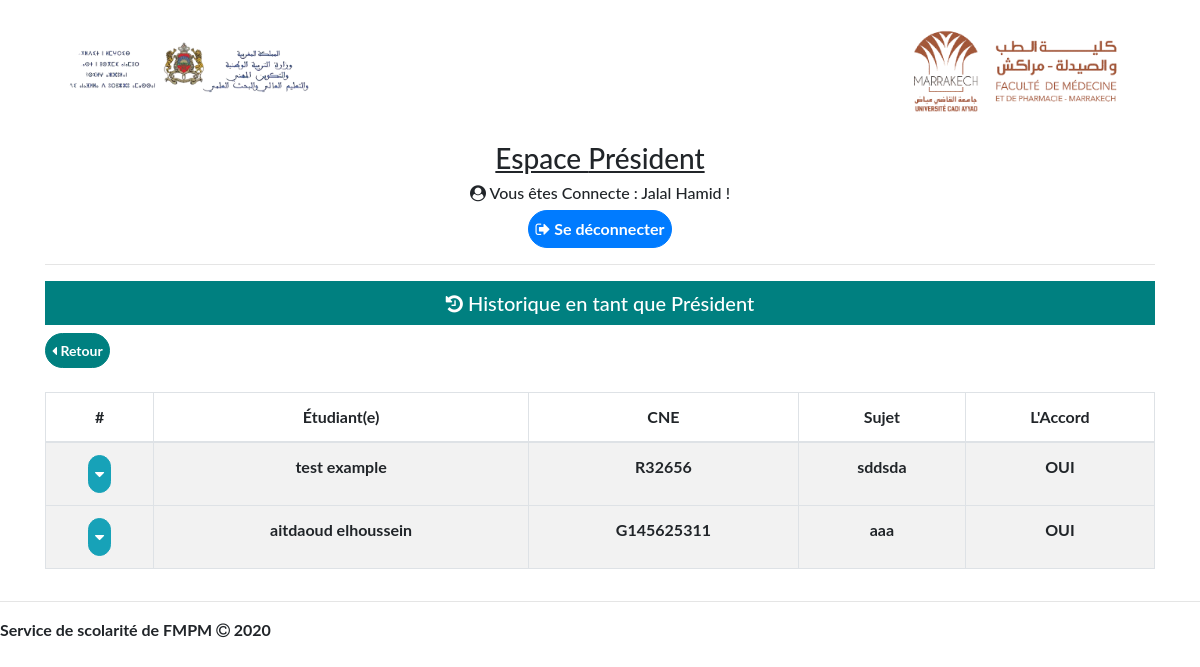
The app's page /historique.php?who=2 (signed in) with its own data.
### tables this page shows
CREATE TABLE `soutenance` (
  `soutenance_id` int(11) NOT NULL,
  `date_depot_sujet` date NOT NULL,
  `directeur` int(11) NOT NULL,
  `intitule_these` varchar(126) NOT NULL,
  `nature_these` varchar(126) NOT NULL,
  `materiel_d_etude_et_echantillioannage` varchar(255) NOT NULL,
  `duree_d_etude` varchar(100) NOT NULL,
  `lieu_d_etude` varchar(255) NOT NULL,
  `objectif_d_etude` varchar(1024) NOT NULL,
  `mots_cles` varchar(1024) NOT NULL,
  `president` int(11) NOT NULL,
  `jury1` int(11) NOT NULL,
  `jury2` int(11) NOT NULL,
  `jury3` int(11) NOT NULL,
  `jury4` int(11) DEFAULT NULL,
  `etudiant` varchar(15) NOT NULL,
  `creneau` int(11) DEFAULT NULL,
  `etat` tinyint(4) NOT NULL,
  `motif` varchar(600) DEFAULT NULL
);

CREATE TABLE `etudiant` (
  `CNE` varchar(15) NOT NULL,
  `nom` varchar(20) NOT NULL,
  `prenom` varchar(20) NOT NULL,
  `email` varchar(50) NOT NULL,
  `no_apoge` int(11) NOT NULL
);

### public/historique.php (the view, shortened to what this page needs)
<?php
require_once('database_connect.php');
$who = $_GET['who'];
if (!empty($_SESSION['noProf'])) {
    $id = $_SESSION['noProf'];
    if ($who == 1) {
        $titre = "Directeur";
        $query = "SELECT * FROM soutenance WHERE  directeur = $id AND etat >=3 or etat <= -3";
    } elseif ($who == 2) {
        $titre = "Président";
        $query = "SELECT * FROM soutenance WHERE president = $id AND etat >=4 or etat <= -4";
    } elseif ($who == 5) {
        $titre = "Président";
        $query = "SELECT * FROM soutenance WHERE directeur = $id AND etat >=7 or etat <= -7";
    } else header('location: index.php');
} elseif (!empty($_SESSION['comite']) && $who == 3) {
    $titre = "Comité du thèse | Validation du membres de jury .";
    $query = "SELECT * FROM soutenance WHERE etat >=2 or etat <= -2";
} else header('location: index.php');
?>
<!DOCTYPE html>
<html lang="en">
<head>
    <link rel="stylesheet" href="https://maxcdn.bootstrapcdn.com/bootstrap/4.0.0/css/bootstrap.min.css" />
    <link rel="stylesheet" href="https://stackpath.bootstrapcdn.com/font-awesome/4.7.0/css/font-awesome.min.css" />
    <link rel="stylesheet" href="style.css" />
</head>
<body>
    <header class="backk">
        <div class="container">
            <div class="row">
                <div class="col-md-6">
                    <img style="float: left" src="assets/img/minstere.png" alt="Ministere LOGO" width="50%" />
                </div>
                <div class="col-md-6">
                    <img style="float: right" src="assets/img/FMPM.png" alt="FMPM Logo" width="50%" />
                </div>
            </div>
        </div>
    </header>
    <section>
        <div class="container">
            <div class="row">
                <div class="col-md-12 title">
                    <h3><u>Espace <?php echo $titre ?> </u></h3>
                    <?php if (isset($_SESSION['noProf']) || isset($_SESSION['num']) || isset($_SESSION['comite'])) : ?>
                        <h6><i class="fa fa-user-circle" aria-hidden="true"></i>
                            Vous êtes Connecte : <?php echo $_SESSION['nom'] . " " . $_SESSION['prenom'] ?> !</h6>
                        <p><a href="logout.php" class="btn btn-primary" role="button">
                                <i class="fa fa-sign-out" aria-hidden="true"></i> Se déconnecter</a></p>
                    <?php endif ?>
                    <hr>
                </div>
            </div>
            <div class="row">
                <div class="col-md-12">
                    <h5 class="crenau">
                        <i class="fa fa-history" aria-hidden="true"></i> Historique en tant
                        que <?php echo $titre ?>
                    </h5>
                </div>
            </div>
            <div class="row">
                <div class="col-md-12">
                    <div class="row">
                        <div class="col-md-3">
                            <a class="btn btn-success btn-sm" href="<?php if (!empty($_SESSION['num']) && $who == 4 || $who == 6 || $who == 7) {
                                                                        echo "acceuilAdministration.php";
                                                                    } elseif (!empty($_SESSION['comite']) && $who == 3) {
                                                                        echo "comite_these.php";
                                                                    } elseif (!empty($_SESSION['noProf']) && $who == 1 || $who == 5 || $who == 2) {
                                                                        echo "prof.php";
                                                                    } ?>" role="button">
                                <i class="fa fa-caret-left" aria-hidden="true"></i> Retour</a>
                        </div>
                        <div class="col-md-8"></div>
                    </div>
                    <br />
                    <table class="table table-hover table-striped table-bordered myTable table-responsive-xl " style="
    word-wrap: break-word;">
                        <thead>
                            <tr>
                                <th>#</th>
                                <th>Étudiant(e)</th>
                                <th>CNE</th>
                                <th>Sujet</th>
                                <th>L'Accord</th>
                            </tr>
                        </thead>
                        <tbody role="tablist" id="accordion-1">
                            <?php
                            $result = mysqli_query($db, $query);
                            while ($row = $result->fetch_assoc()) {
                            ?>
                                <tr id="row_<?php echo $row['soutenance_id'] ?>" role="tab">
                                    <td>
                                        <a data-toggle="collapse" aria-expanded="true" aria-controls="accordion-1 .item-<?php echo $row['soutenance_id'] ?>" class="btn btn-info rounded-circle" href="#accordion-1 .item-<?php echo $row['soutenance_id'] ?>"><i class="fa fa-caret-down"></i></a>
                                    </td>
                                    <td>
                                        <?php
                                        $cne = $row['etudiant'];
                                        $etu = "SELECT * FROM etudiant WHERE CNE = '$cne' ";
                                        $res = mysqli_query($db, $etu);
                                        while ($row1 = $res->fetch_assoc()) {
                                            echo $row1['nom'] . " " . $row1['prenom'];
                                        } ?>
                                    </td>
                                    <td> <?php echo $row['etudiant']; ?>
                                    </td>
                                    <td> <?php echo $row['intitule_these']; ?></td>
                                    <td>
                                        <?php
                                        switch ($who) {
                                            case 2:
                                                $etat = 4;
                                                break;
                                        }
                                        if ($row['etat'] >= $etat || $row['etat'] < (int)$etat * -1) {
                                            echo "OUI";
                                        } else if ($row['etat'] == (int)$etat * -1) {
                                            echo "NON";
                                        }
                                        ?>
                                    </td>
                                </tr>
                            <?php
                            } ?>
                        </tbody>
                    </table>
                </div>
            </div>
        </div>
    </section>
    <hr />
    <footer>
        <p>
            Service de scolarité de FMPM
            <i class="fa fa-copyright" aria-hidden="true"></i> 2020
        </p>
    </footer>
</body>
</html>

### public/style.css (style rules this page uses)
body { font-family: "Lato", sans-serif; height: 100%; font-weight: 700; }
header, section, div { font-family: "Lato", sans-serif; }
.btn { border-radius: 51px !important; padding: 6px !important; font-weight: 700; }
.title { text-align: center; }
.crenau { text-align: center; background-color: teal; color: white; padding: 10px; }
.btn-success { background-color: teal; color: white; border-color: teal; }
.myTable { text-align: center; }

### public/historique.php (style rules this page uses)
a { color: black; text-decoration: none; background-color: transparent; -webkit-text-decoration-skip: objects; }

### records on screen
soutenance: etudiant "R32656", intitule_these "sddsda", etat "OUI"
etudiant: nom "test", prenom "example"
soutenance: etudiant "G145625311", intitule_these "aaa", etat "OUI"
etudiant: nom "aitdaoud", prenom "elhoussein"

### other values on screen
$titre "Président"
$_SESSION['nom'] "Jalal"
$_SESSION['prenom'] "Hamid"
